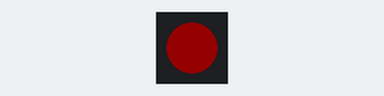
The sketch below on a simulated Arduino Uno, built with avr-gcc and run on an emulated ATmega328P. Shown: 1 RGB LEDs in strip order, left to right. Dim RGB values are drawn brighter than linear.

Above: at 0.06 s.
At 1.93 s:
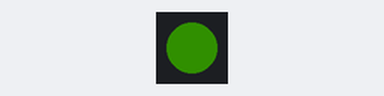
At 3.92 s:
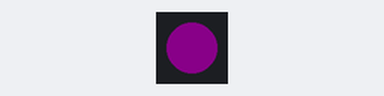
At 8.88 s:
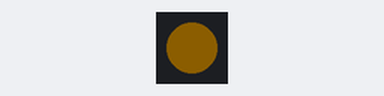
Timing chart, 0 to 9.2 s (numbered marks = the images above):
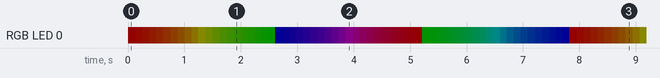

The sketch:

neopixel_test.ino
```cpp
#include "FastLED.h"
#define PIN_RBGLED 4
#define NUM_LEDS 1
CRGB leds[NUM_LEDS];

void setup() {
  Serial.begin(9600);
  FastLED.addLeds<NEOPIXEL, PIN_RBGLED>(leds, NUM_LEDS);
  FastLED.setBrightness(20);
}

uint32_t Color(uint8_t r, uint8_t g, uint8_t b)
{
  return (((uint32_t)r << 16) | ((uint32_t)g << 8) | b);
}

void myColor()
{
  int r=255,g=0,b=0;
    for(int i=0;i<255;i++)
    {
      FastLED.showColor(Color(r, g, b));
      r-=1;
      g+=1;
      delay(10);
    }
    r=0,g=0,b=255;

    for(int i=0;i<255;i++)
    {
      FastLED.showColor(Color(r, g, b));
      r+=1;
      b-=1;
      delay(10);
    }
    r=0,g=255,b=0;

    for(int i=0;i<255;i++)
    {
      FastLED.showColor(Color(r, g, b));
      g-=1;
      b+=1;
      delay(10);
    }
    r=0,g=0,b=0;
}

void loop()
{
    myColor();
}
```

Measured:
- by itself, RGB LED 0: off → RGB(20, 0, 0) at 0.00 s, → RGB(19, 1, 0) 0.13 s later, → RGB(18, 2, 0) 0.12 s later, → RGB(17, 3, 0) 0.12 s later, … (322 changes in this stretch)
- by itself, everything shown: repeats every 7.8 s, in 63 steps
